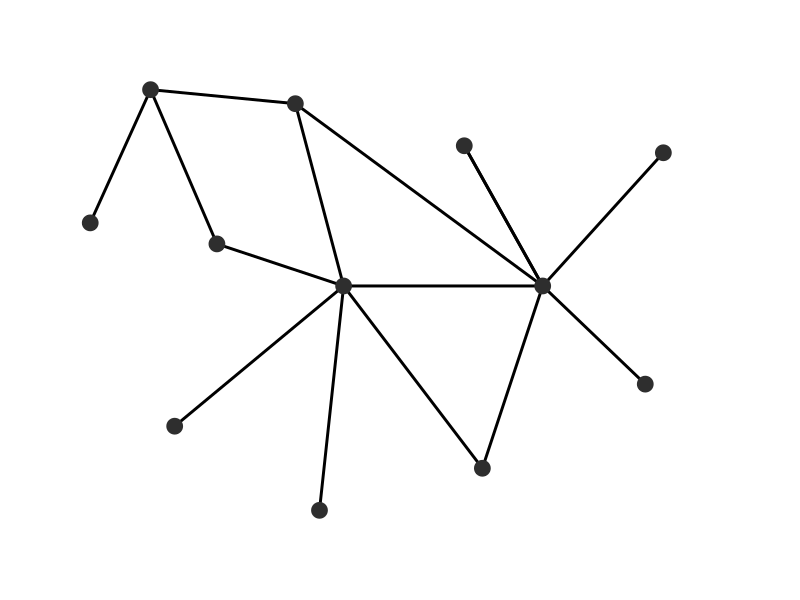
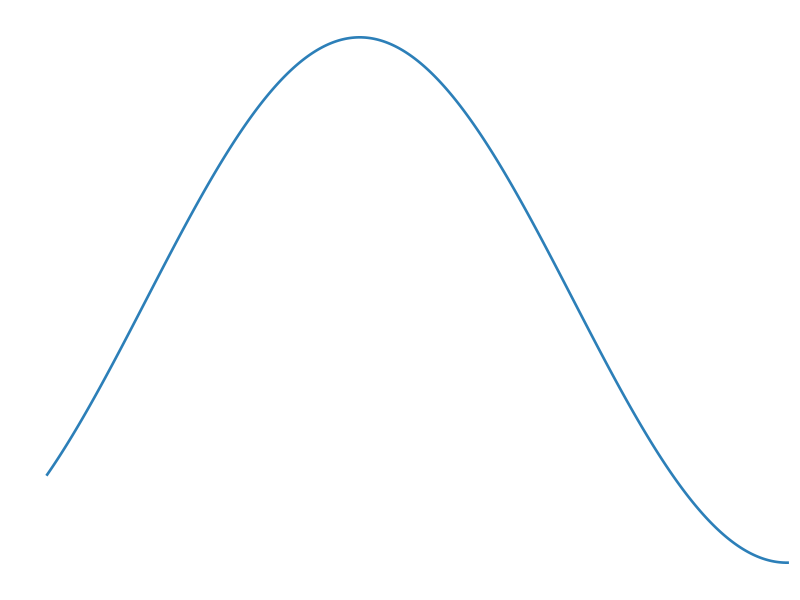
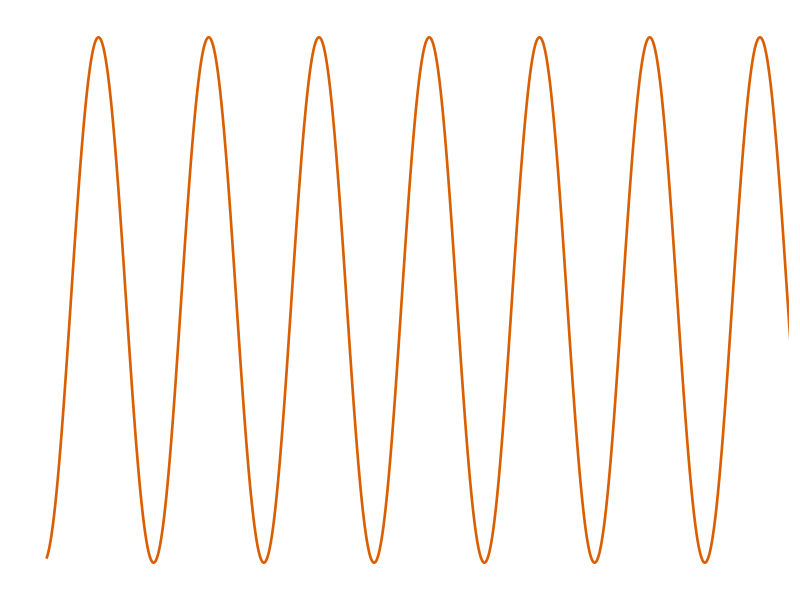
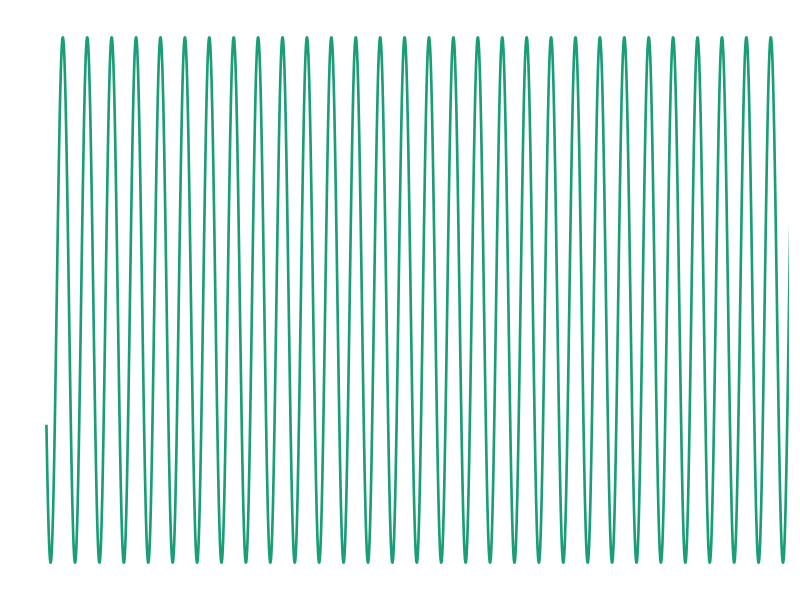
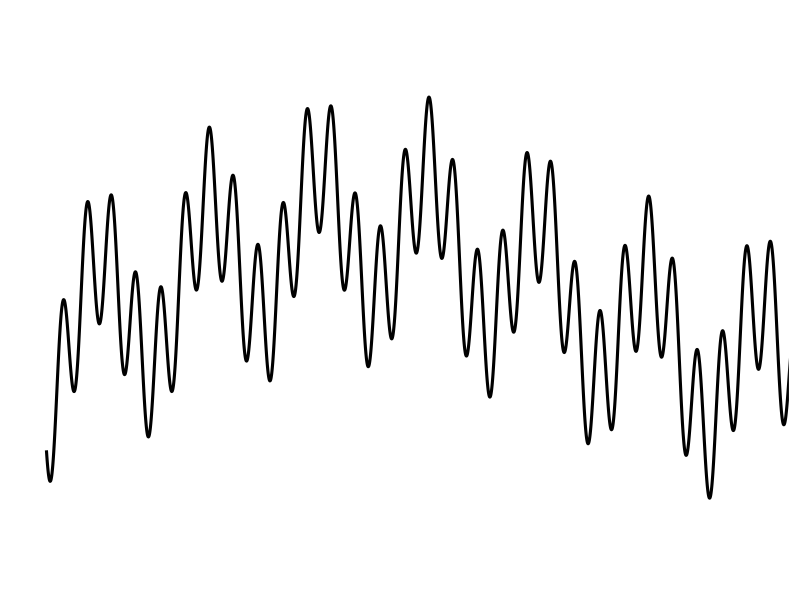
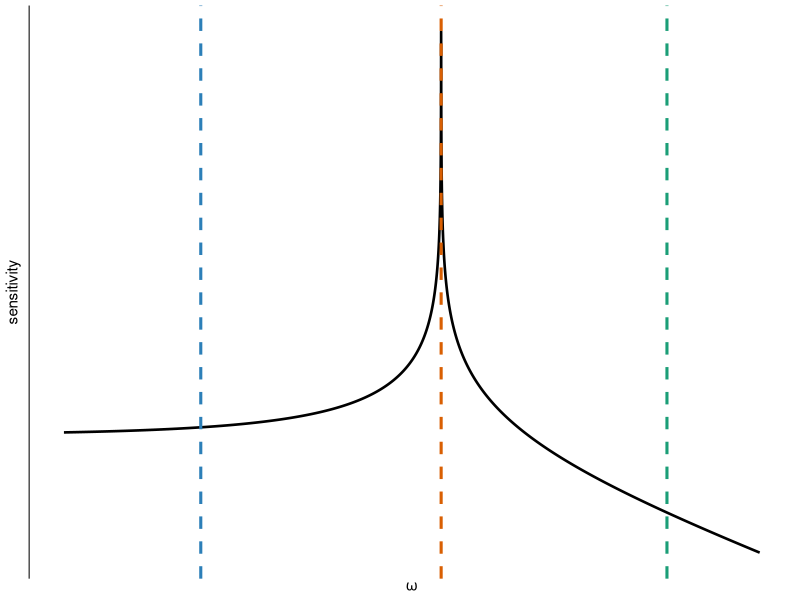
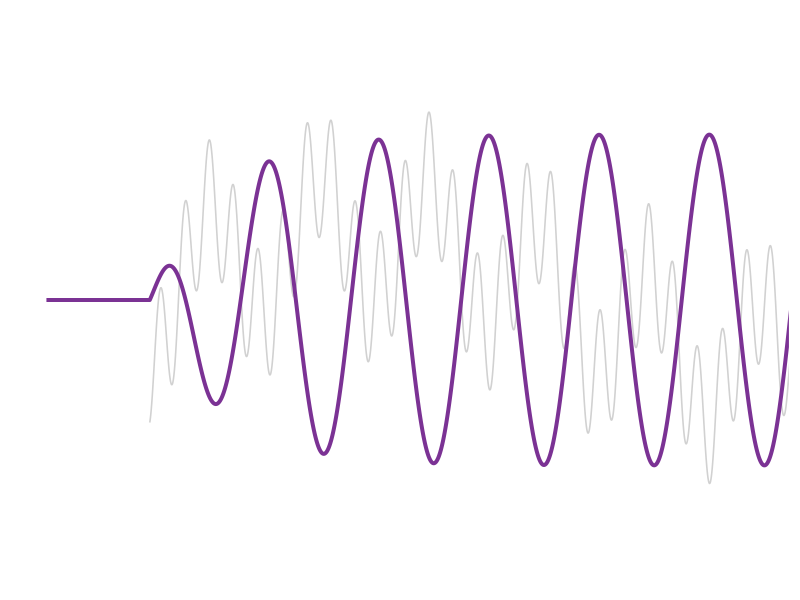
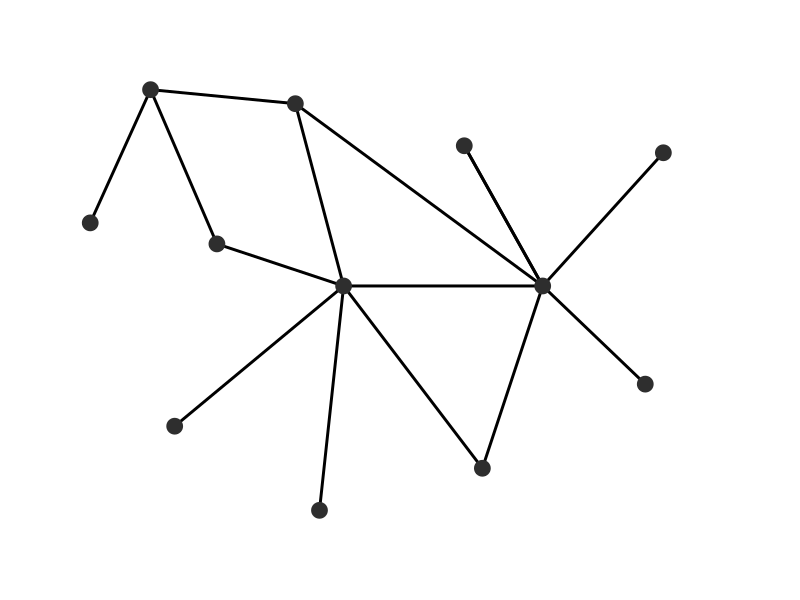

R code for these plots, in order:
# ============================================================
# Separate panels: uni plots, multi, profile, community response
# ============================================================

library(ggplot2)
library(dplyr)
library(tidyr)

# -------------------------
# Parameters
# -------------------------

omega_low  <- 0.08
omega_mid  <- 0.62
omega_high <- 2.8

d_low  <- 5.0
d_mid  <- 5e-5
d_high <- 5.0

eps12 <- 1e-8
eps23 <- 1e-8

dt <- 0.02
tmax <- 600
burn_time <- 300

low_col  <- "#2C7FB8"
mid_col  <- "#D95F02"
high_col <- "#1B9E77"
resp_col <- "#7B3294"

# -------------------------
# Matrix A
# -------------------------

A <- matrix(c(
  -d_low, 0, eps12, 0, 0, 0,
  0, -d_low, 0, eps12, 0, 0,
  eps12, 0, -d_mid, -omega_mid, eps23, 0,
  0, eps12, omega_mid, -d_mid, 0, eps23,
  0, 0, eps23, 0, -d_high, 0,
  0, 0, 0, eps23, 0, -d_high
), nrow = 6, byrow = TRUE)

# -------------------------
# Resolvent profile
# -------------------------

resolvent_norm <- function(A, omega) {
  n <- nrow(A)
  M <- 1i * omega * diag(n) - A
  R <- solve(M)
  svd(R, nu = 0, nv = 0)$d[1]
}

omega_s <- exp(seq(log(0.03), log(8), length.out = 12000))
S <- vapply(omega_s, function(w) resolvent_norm(A, w), numeric(1))

df_profile <- tibble(
  omega = omega_s,
  S = S
)

profile_low_line  <- 0.09
profile_mid_line  <- 0.62
profile_high_line <- 3.8

# -------------------------
# Forcing
# -------------------------

b <- c(0.35, -0.25, 1.00, -0.85, 0.30, -0.20)
b <- b / sqrt(sum(b^2))

a_low  <- 0.12
a_mid  <- 0.12
a_high <- 0.12

phi_low  <- 0.4
phi_mid  <- 1.1
phi_high <- -0.7

low_component <- function(t) {
  a_low * sin(omega_low * t + phi_low)
}

mid_component <- function(t) {
  a_mid * sin(omega_mid * t + phi_mid)
}

high_component <- function(t) {
  a_high * sin(omega_high * t + phi_high)
}

forcing_scalar <- function(t) {
  low_component(t) + mid_component(t) + high_component(t)
}

forcing_fun <- function(t) {
  forcing_scalar(t) * b
}

# -------------------------
# RK4 simulation
# -------------------------

simulate_system <- function(A, forcing_fun, dt, tmax) {
  ts <- seq(0, tmax, by = dt)
  n <- nrow(A)
  X <- matrix(0, nrow = length(ts), ncol = n)
  
  f <- function(x, t) {
    as.numeric(A %*% x + forcing_fun(t))
  }
  
  x <- rep(0, n)
  
  for (k in seq_len(length(ts) - 1)) {
    t <- ts[k]
    
    k1 <- f(x, t)
    k2 <- f(x + 0.5 * dt * k1, t + 0.5 * dt)
    k3 <- f(x + 0.5 * dt * k2, t + 0.5 * dt)
    k4 <- f(x + dt * k3, t + dt)
    
    x <- x + (dt / 6) * (k1 + 2 * k2 + 2 * k3 + k4)
    X[k + 1, ] <- x
  }
  
  list(time = ts, X = X)
}

sim <- simulate_system(A, forcing_fun, dt, tmax)

ts <- sim$time
X <- sim$X

c_readout <- c(0, 0, 1, 1, 0, 0)
response <- as.numeric(X %*% c_readout)

df_time <- tibble(
  time = ts,
  slow = low_component(ts),
  intermediate = mid_component(ts),
  fast = high_component(ts),
  forcing = forcing_scalar(ts),
  response = response
) |>
  filter(time >= burn_time)

force_scale <- max(abs(df_time$forcing), na.rm = TRUE)
resp_scale  <- max(abs(df_time$response), na.rm = TRUE)

df_time <- df_time |>
  mutate(response_scaled = response / resp_scale * force_scale)

# -------------------------
# Theme
# -------------------------

theme_panel <- theme_void(base_size = 11) +
  theme(
    plot.background = element_rect(fill = "white", color = NA),
    panel.background = element_rect(fill = "white", color = NA),
    plot.margin = margin(8, 8, 8, 8)
  )

# ============================================================
# Separate plots
# ============================================================

p_uni_slow <- ggplot(df_time, aes(time, slow)) +
  geom_line(color = low_col, linewidth = 0.9) +
  coord_cartesian(xlim = c(300, 365)) +
  theme_panel

p_uni_intermediate <- ggplot(df_time, aes(time, intermediate)) +
  geom_line(color = mid_col, linewidth = 0.9) +
  coord_cartesian(xlim = c(300, 365)) +
  theme_panel

p_uni_fast <- ggplot(df_time, aes(time, fast)) +
  geom_line(color = high_col, linewidth = 0.9) +
  coord_cartesian(xlim = c(300, 365)) +
  theme_panel

p_multi <- ggplot(df_time, aes(time, forcing)) +
  geom_line(color = "black", linewidth = 1.05) +
  coord_cartesian(
    xlim = c(300, 365),
    ylim = c(-1.25 * force_scale, 1.25 * force_scale)
  ) +
  theme_panel

p_profile <- ggplot(df_profile, aes(omega, S)) +
  geom_line(linewidth = 0.9, color = "black") +
  geom_vline(xintercept = profile_low_line,
             linetype = "dashed", color = low_col, linewidth = 1.05) +
  geom_vline(xintercept = profile_mid_line,
             linetype = "dashed", color = mid_col, linewidth = 1.05) +
  geom_vline(xintercept = profile_high_line,
             linetype = "dashed", color = high_col, linewidth = 1.05) +
  scale_x_log10(limits = c(0.03, 8), breaks = NULL) +
  scale_y_log10() +
  labs(x = expression(omega), y = "sensitivity") +
  theme_classic(base_size = 11) +
  theme(
    axis.text = element_blank(),
    axis.ticks = element_blank(),
    axis.line = element_line(linewidth = 0.35),
    plot.background = element_rect(fill = "white", color = NA),
    panel.background = element_rect(fill = "white", color = NA),
    plot.margin = margin(4, 4, 4, 4)
  )

# -------------------------
# Delayed perturbation for community plot only
# -------------------------
# -------------------------
# Community plot with delayed response onset
# -------------------------
perturbation_start <- 309.5
ramp_tau <- 6   # larger = slower ramp-up

df_community <- df_time |>
  mutate(
    time_since_perturbation = pmax(0, time - perturbation_start),
    
    ramp = ifelse(
      time < perturbation_start,
      0,
      1 - exp(-time_since_perturbation / ramp_tau)
    ),
    
    perturbation_delayed = ifelse(
      time < perturbation_start,
      NA,
      forcing
    ),
    
    response_delayed = ramp * force_scale * 0.85 *
      sin(omega_mid * time_since_perturbation + phi_mid)
  )

p_community <- ggplot(df_community, aes(time)) +
  geom_line(
    aes(y = perturbation_delayed),
    color = "grey72",
    linewidth = 0.55,
    alpha = 0.65,
    na.rm = TRUE
  ) +
  geom_line(
    aes(y = response_delayed),
    color = resp_col,
    linewidth = 1.35
  ) +
  coord_cartesian(
    xlim = c(300, 365),
    ylim = c(-1.35 * force_scale, 1.35 * force_scale)
  ) +
  theme_panel +
  theme(legend.position = "none")
# ============================================================
# Separate network plot
# ============================================================

COL_EDGE <- "#ABABAB"
COL_NODE <- "#2E2E2E"

pts <- data.frame(
  node = 1:12,
  x = c(0.08, 0.18, 0.29, 0.22,
        0.42, 0.50, 0.46,
        0.70, 0.83, 0.73,
        1.03, 1.00),
  y = c(0.63, 0.82, 0.60, 0.34,
        0.80, 0.54, 0.22,
        0.74, 0.54, 0.28,
        0.73, 0.40)
)

x_center <- mean(range(pts$x))

pts_net <- transform(
  pts,
  x = 0.5 + 0.78 * (x - x_center),
  y = y - 0.08
)

base_edges <- data.frame(
  from = c(1,2,2,3,4,5,5,6,6,6,8,9,9,9,9),
  to   = c(2,3,5,6,6,6,9,7,9,10,9,10,11,12,8)
)

edge_df <- function(edges, pts_df) {
  merge(edges, pts_df, by.x = "from", by.y = "node") |>
    merge(pts_df, by.x = "to", by.y = "node", suffixes = c("_from", "_to"))
}

base_edges_df <- edge_df(base_edges, pts_net)

p_network <- ggplot() +
  geom_segment(
    data = base_edges_df,
    aes(x = x_from, y = y_from, xend = x_to, yend = y_to),
    color = "black",
    linewidth = 1.0
  ) +
  geom_point(
    data = pts_net,
    aes(x, y),
    color = COL_NODE,
    size = 5
  ) +
  coord_cartesian(xlim = c(0.02, 1.04), ylim = c(0.02, 0.86), expand = FALSE) +
  theme_void() +
  theme(
    plot.background = element_rect(fill = "white", color = NA),
    panel.background = element_rect(fill = "white", color = NA),
    plot.margin = margin(4, 4, 4, 4)
  )

p_network

ggsave(
  "RPlots/separate_panels/network.png",
  p_network,
  width = 3.2,
  height = 2.4,
  dpi = 450
)
# ============================================================
# Display separately
# ============================================================

p_uni_slow
p_uni_intermediate
p_uni_fast
p_multi
p_profile
p_community

# ============================================================
# Save separately
# ============================================================

dir.create("RPlots/separate_panels", recursive = TRUE, showWarnings = FALSE)

ggsave("RPlots/separate_panels/uni_slow.png", p_uni_slow,
       width = 4.2, height = 1.2, dpi = 450)

ggsave("RPlots/separate_panels/uni_intermediate.png", p_uni_intermediate,
       width = 4.2, height = 1.2, dpi = 450)

ggsave("RPlots/separate_panels/uni_fast.png", p_uni_fast,
       width = 4.2, height = 1.2, dpi = 450)

ggsave("RPlots/separate_panels/multifrequency.png", p_multi,
       width = 4.8, height = 2.0, dpi = 450)

ggsave("RPlots/separate_panels/profile.png", p_profile,
       width = 7.0, height = 3.0, dpi = 450)

ggsave("RPlots/separate_panels/community_response.png", p_community,
       width = 4.8, height = 2.0, dpi = 450)
